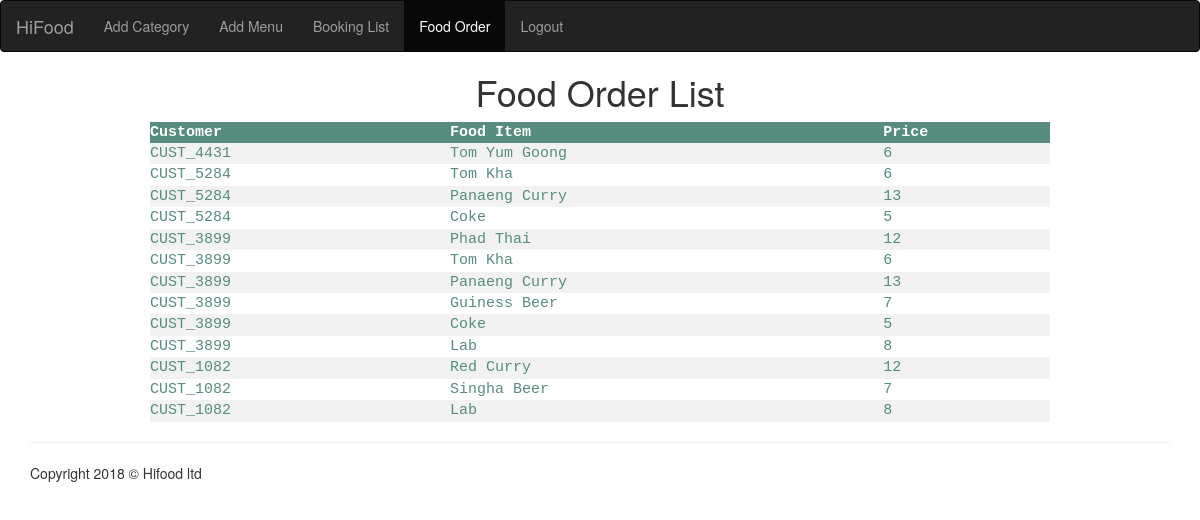
/foodorder.php, run on the app's committed database.
### tables this page shows
CREATE TABLE `order_menu` (
  `order_id` int(255) NOT NULL,
  `cust_id` varchar(255) NOT NULL,
  `item_name` varchar(255) NOT NULL,
  `price` int(255) NOT NULL
);

### foodorder.php (the view, shortened to what this page needs)
<!DOCTYPE html>
<html lang="en">
<head>
  <link rel="stylesheet" href="https://maxcdn.bootstrapcdn.com/bootstrap/3.3.7/css/bootstrap.min.css">
  </head>
  <body>
<nav class="navbar navbar-inverse">
  <div class="container-fluid">
    <div class="navbar-header">
      <a class="navbar-brand" href="toplist.php">HiFood</a>
    </div>
    <div id="navbar" class="collapse navbar-collapse">
    <ul class="nav navbar-nav">
      <li><a href="addcategory.php">Add Category</a></li>
      <li><a href="addmenu.php">Add Menu</a></li>
      <li><a href="bookingdetails.php">Booking List</a></li>
      <li class="active"><a href="foodorder.php">Food Order</a></li>
      <li><a href="logout.php">Logout</a></li>
    </ul>
  </div>
  </div>
</nav>
  <center>
          <h1>Food Order List</h1>
  <body>
        <table>
         <tr>
           <th>Customer</th>
           <th>Food Item</th>
           <th>Price</th>
         </tr>
  <?php
  $conn = mysqli_connect("173.194.109.118", "turbo", "turbo", "database");
  $sql = "SELECT order_id, cust_id, item_name, price FROM order_menu";
  $result = $conn->query($sql);
  if ($result->num_rows > 0) {
   while($row = $result->fetch_assoc()) {
   echo "<tr>
         <td>" . $row["cust_id"]. "</td>
         <td>" . $row["item_name"]. "</td>
         <td>" . $row["price"]. "</td></tr>";
   }
   echo "</table>";
   } else { echo "0 results"; }
   ?>
   </center>
  <footer>
     <div class="container">
     <hr>
     <div class="row">
     <div class="col-lg-12">
        <p>Copyright 2018 &copy; Hifood ltd </p>
     </div>
     </div>
  </footer>
  </body>
</html>

### foodorder.php (style rules this page uses)
table { border-collapse: collapse; width: 75%; color: #588c7e; font-family: monospace; font-size: 15px; text-align: left; }
th { background-color: #588c7e; color: white; }
tr:nth-child(even) { background-color: #f2f2f2 }

### data on the page
order_menu: cust "CUST_4431", item_name "Tom Yum Goong", price "6"
order_menu: cust "CUST_5284", item_name "Tom Kha", price "6"
order_menu: cust "CUST_5284", item_name "Panaeng Curry", price "13"
order_menu: cust "CUST_5284", item_name "Coke", price "5"
order_menu: cust "CUST_3899", item_name "Phad Thai", price "12"
order_menu: cust "CUST_3899", item_name "Tom Kha", price "6"
order_menu: cust "CUST_3899", item_name "Panaeng Curry", price "13"
order_menu: cust "CUST_3899", item_name "Guiness Beer", price "7"
order_menu: cust "CUST_3899", item_name "Coke", price "5"
order_menu: cust "CUST_3899", item_name "Lab", price "8"
order_menu: cust "CUST_1082", item_name "Red Curry", price "12"
order_menu: cust "CUST_1082", item_name "Singha Beer", price "7"
order_menu: cust "CUST_1082", item_name "Lab", price "8"
